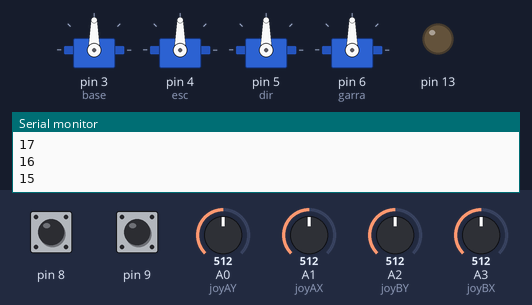
This sketch was run on a simulated Arduino Uno, built with avr-gcc and run on an emulated ATmega328P. Parts: 4 × servo, output pins drawn as LEDs (lit = HIGH), the last lines printed to the serial monitor. The inputs (shaded band) are chosen by the test bench; at power-on: A0 (joyAY) = 512, A1 (joyAX) = 512, A2 (joyBY) = 512, A3 (joyBX) = 512, pin 8 HIGH, pin 9 HIGH.

Above: at 1.2 s.
1.3 s: A0 (joyAY) set to 716
At 2.4 s:
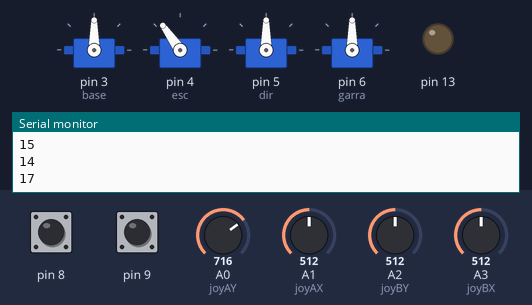
3.5 s: A1 (joyAX) set to 716
At 5.5 s:
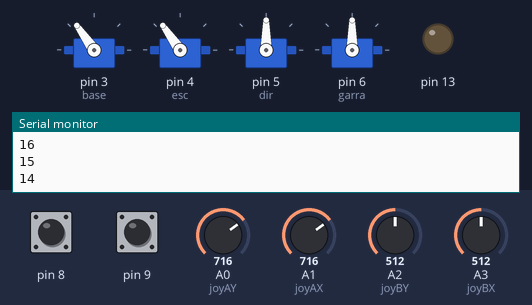
5.8 s: A2 (joyBY) set to 716
At 7.4 s:
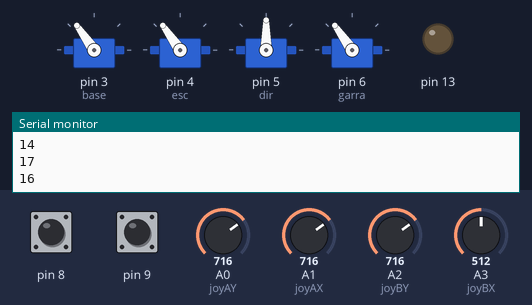
8.0 s: A3 (joyBX) set to 716
At 10.0 s:
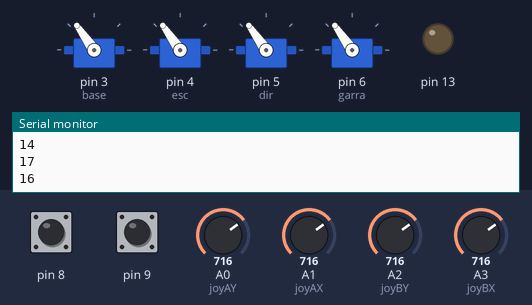
10.3 s: pin 8 pulled LOW for 0.5 s
At 11.9 s:
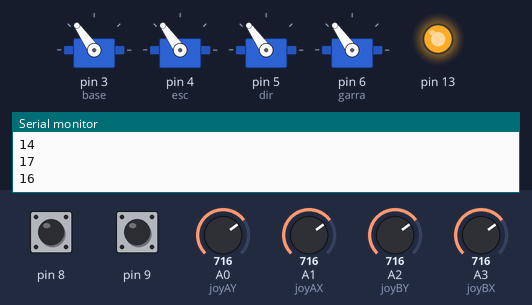
12.3 s: pin 9 pulled LOW for 0.5 s
At 12.7 s:
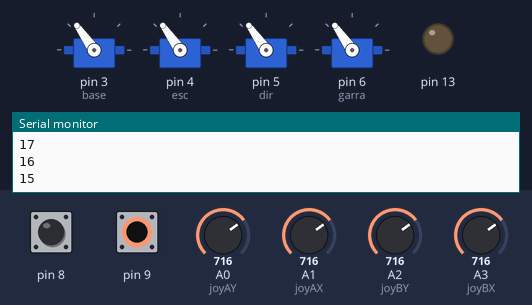
Timing chart, 0 to 15.3 s (numbered marks = the images above; inputs shaded):
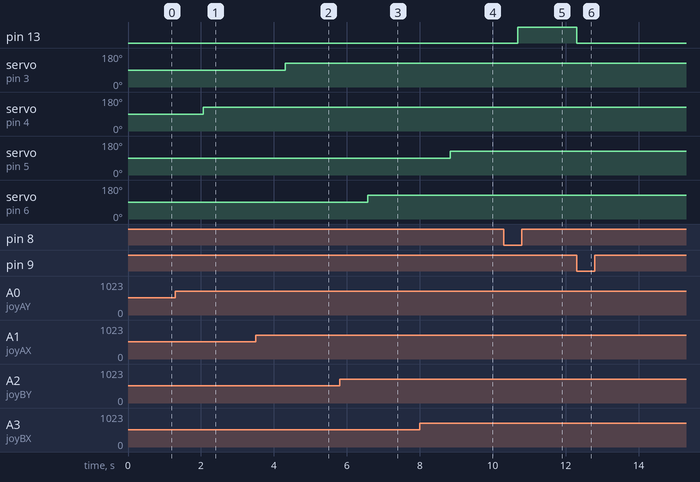

Measured:
- after the input at 1.3 s, servo on pin 4 (esc): 90° → 125° after 0.77 s
- after the input at 3.5 s, servo on pin 3 (base): 90° → 125° after 0.81 s
- after the input at 5.8 s, servo on pin 6 (garra): 90° → 125° after 0.78 s
- after the input at 8.0 s, servo on pin 5 (dir): 90° → 125° after 0.84 s
- after the input at 10.3 s, pin 13: LOW → HIGH after 0.38 s
- after the input at 12.3 s, pin 13: HIGH → LOW at once

The sketch:

Garra_Robotica_2018.ino
```cpp
#include <Servo.h>

//Controle dos Servos

Servo base;
Servo esc;
Servo dir;
Servo garra;

// Definição dos POTENCIOMETROS como Porta Analogicas.
const int joyAX  = A1 ;
const int joyAY  = A0 ;
const int joyBX  = A3 ;
const int joyBY  = A2 ;

// Definição dos BOTOES como variaveis.
const int botaoCongela    = 8;  // Congela
const int botaoDescongela = 9; // Descongela

//Variaveis para calculo dos angulos

int AX,AY,BX,BY;

//Variaveis para controle dos botÃµes
int estadoBotaoA, estadoBotaoB;
int estadoAntBotaoA = HIGH;
int estadoAntBotaoB = HIGH;
boolean congelado = false;

void setup(){

  Serial.begin(9600);
  pinMode(8, INPUT_PULLUP);
  pinMode(9, INPUT_PULLUP);

  //Usa o LED do Arduino para informar estado de congelado
  pinMode(13, OUTPUT);
  digitalWrite(13, LOW);

  //ConfiguraÃ§Ã£o das Portas dos Servos
  base.attach (3);
  esc.attach  (4);
  dir.attach  (5);
  garra.attach(6);


}

void loop() {

  if (!congelado) {

    AX = joyAX; // base
    AY = joyAY; // esc
    BX = joyBX; // dir
    BY = joyBY; // garra


    // BASE
    AX = analogRead(joyAX);             //Leitura do Angulo do Potenciometro
    AX = map(analogRead(joyAX), 0, 1023, 0, 180); //ConversÃ£o do valor do potenciometro (de 0 atÃ© 1024) para o angulo (de 0 até 180)
    delay(200);
    base.write(AX);                         //Envio do angulo para o Servo
    Serial.println(joyAX);


    // ESC
    AY = analogRead(joyAY);             //Leitura do Angulo do Potenciometro
    AY = map(analogRead(joyAY), 0, 1023, 0, 180); //ConversÃ£o do valor do potenciometro (de 0 atÃ© 1024) para o angulo (de 0 até 180)
    delay(220);
    esc.write(AY);                         //Envio do angulo para o Servo
    Serial.println(joyAY);


    // DIR
    BX = analogRead(joyBX);             //Leitura do Angulo do Potenciometro
    BX = map(analogRead(joyBX), 0, 1023, 0, 180); //ConversÃ£o do valor do potenciometro (de 0 atÃ© 1024) para o angulo (de 0 até 180)
    delay(200);
    dir.write(BX);                         //Envio do angulo para o Servo
    Serial.println(joyBX);


    // GARRA
    BY = analogRead(joyBY);             //Leitura do Angulo do Potenciometro
    BY = map(analogRead(joyBY), 0, 1023, 0, 180); //ConversÃ£o do valor do potenciometro (de 0 atÃ© 1024) para o angulo (de 0 até 180)
    delay(200);
    garra.write(BY);                         //Envio do angulo para o Servo
    Serial.println(joyBY);

}


//_____________________________________________________________________________________________________________________

  //Se o botao de congelar foi apertado
  estadoBotaoA = digitalRead(8);
  if (estadoBotaoA != estadoAntBotaoA) {
     congelado = true;
     digitalWrite(13, HIGH); //Informa o estado de congelado no LED interno do Arduino
  }
  estadoAntBotaoA = estadoBotaoA;

//_____________________________________________________________________________________________________________________

  //Se o botao de descongelar foi apertado
  estadoBotaoB = digitalRead(9);
  if (estadoBotaoB != estadoAntBotaoB) {
     congelado = false;
     digitalWrite(13, LOW); //Informa o estado de congelado no LED interno do Arduino
  }
  estadoAntBotaoB = estadoBotaoB;

}
```
